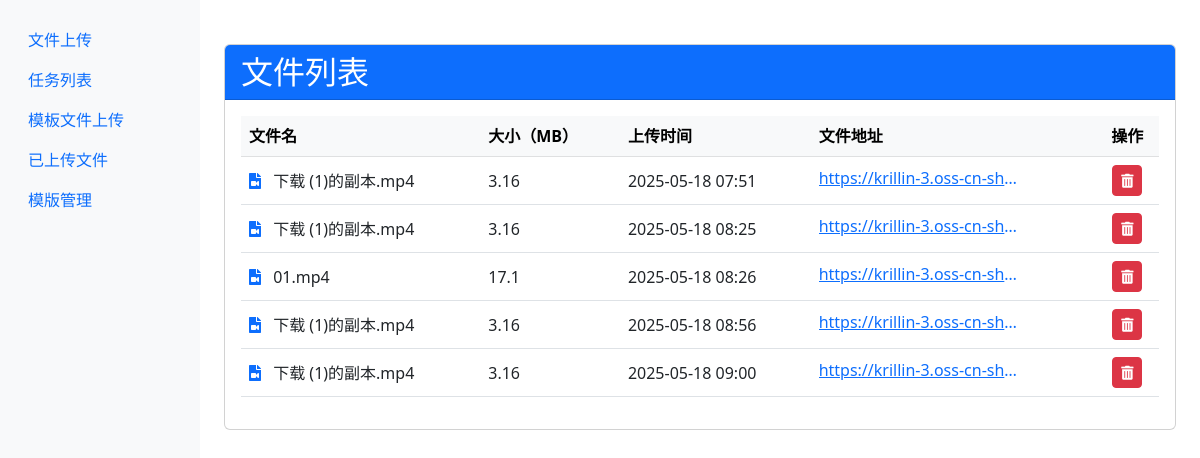
Before: /files with the older database file.
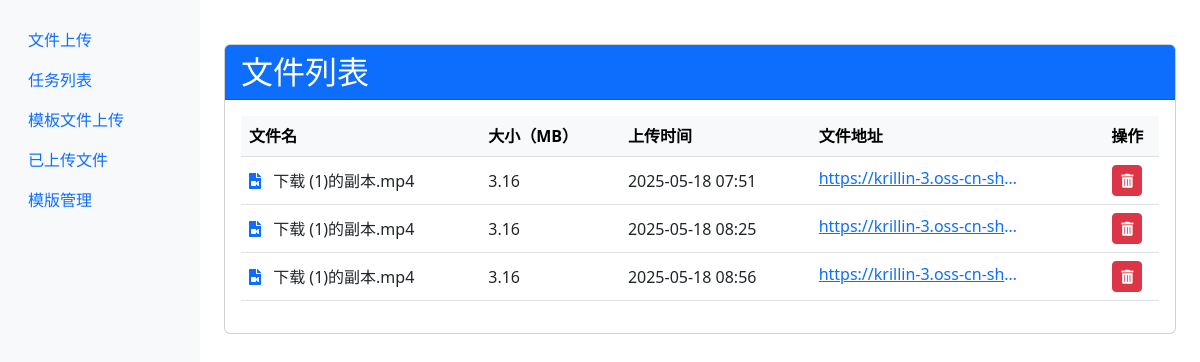
After: the same page with the newer database file.
### models.py (models this page shows, shortened)
class File(db.Model):
    id = db.Column(db.Integer, primary_key=True)
    filename = db.Column(db.String(100), nullable=False)  # 原始文件名
    oss_url = db.Column(db.String(255), unique=True)      # OSS 文件访问地址
    upload_time = db.Column(db.DateTime, default=datetime.utcnow) # 上传时间
    size = db.Column(db.Integer)                          # 文件大小（字节）
    description = db.Column(db.String(200))               # 可选：文件描述

### app.py (the view)
@app.route('/files')
def files():
    files = File.query.all()
    return render_template('files.html', files=files)

### templates/files.html (shortened to what this page needs)
{% extends "base.html" %}
{% block content %}
<div class="container mt-4">
    <div class="card">
        <div class="card-header bg-primary text-white d-flex justify-content-between align-items-center">
            <h2 class="mb-0">文件列表</h2>
        </div>
        <div class="card-body">
            <div class="table-responsive">
                <table class="table table-hover">
                    <thead class="table-light">
                        <tr>
                            <th>文件名</th>
                            <th>大小（MB）</th>
                            <th>上传时间</th>
                            <th>文件地址</th>
                            <th class="text-center">操作</th>
                        </tr>
                    </thead>
                    <tbody>
                        {% for file in files %}
                        <tr>
                            <td>
                                <i class="fas fa-file-video text-primary me-2"></i>
                                {{ file.filename }}
                            </td>
                            <td>{{ (file.size / (1024*1024))|round(2) }}</td>
                            <td>{{ file.upload_time.strftime('%Y-%m-%d %H:%M') }}</td>
                            <td>
                                <a href="{{ file.oss_url }}" target="_blank" class="text-truncate d-inline-block" style="max-width: 200px;" title="{{ file.oss_url }}">
                                    {{ file.oss_url }}
                                </a>
                            </td>
                            <td class="text-center">
                                <form method="post" action="/api/delete/{{ file.id }}" class="d-inline">
                                    <button type="submit" class="btn btn-danger btn-sm"
                                            onclick="return confirm('确定要删除这个文件吗?')"
                                            title="删除文件">
                                        <i class="fas fa-trash-alt"></i>
                                    </button>
                                </form>
                            </td>
                        </tr>
                        {% endfor %}
                    </tbody>
                </table>
            </div>
        </div>
    </div>
</div>
<link rel="stylesheet" href="https://cdnjs.cloudflare.com/ajax/libs/font-awesome/5.15.4/css/all.min.css">
{% endblock %}

### templates/base.html (shortened to what this page needs)
<!DOCTYPE html>
<html>
<head>
    <link rel="stylesheet" href="{{ url_for('static', filename='css/style.css') }}">
    <link href="https://cdn.bootcdn.net/ajax/libs/twitter-bootstrap/5.2.3/css/bootstrap.min.css" rel="stylesheet">
</head>
<body>
    <div class="container-fluid">
        <div class="row">
            <div class="col-md-2 sidebar">
                <ul class="nav flex-column">
                    <li class="nav-item">
                        <a class="nav-link" href="{{ url_for('upload') }}">文件上传</a>
                    </li>
                    <li class="nav-item">
                        <a class="nav-link" href="{{ url_for('task_list') }}">任务列表</a>
                    </li>
                    <li class="nav-item">
                        <a class="nav-link" href="{{ url_for('templates') }}">模板文件上传</a>
                    </li>
                    <li class="nav-item">
                        <a class="nav-link" href="{{ url_for('files') }}">已上传文件</a>
                    </li>
                    <li class="nav-item">
                        <a class="nav-link" href="{{ url_for('taskstyles') }}">模版管理</a>
                    </li>
                </ul>
            </div>
            <div class="col-md-10 main-content">
                {% block content %}{% endblock %}
            </div>
        </div>
    </div>
</body>
</html>

### static/css/style.css (style rules this page uses)
.sidebar { background-color: #f8f9fa; min-height: 100vh; padding: 20px; }
.main-content { padding: 20px; }

### templates/files.html (style rules this page uses)
.table-responsive { overflow-x: auto; -webkit-overflow-scrolling: touch; }
.table td, .table th { vertical-align: middle; }
.text-truncate { text-overflow: ellipsis; white-space: nowrap; overflow: hidden; }
.btn-sm { padding: 0.25rem 0.5rem; font-size: 0.875rem; }

Changed rows visible on the page:
removed File: filename "01.mp4", (file.size/(1024*1024))|round(2) "17.1", upload_time "2025-05-18 08:26", oss_url "https://krillin-3.oss-cn-sh…"
removed File: filename "下载 (1)的副本.mp4", (file.size/(1024*1024))|round(2) "3.16", upload_time "2025-05-18 09:00", oss_url "https://krillin-3.oss-cn-sh…"
